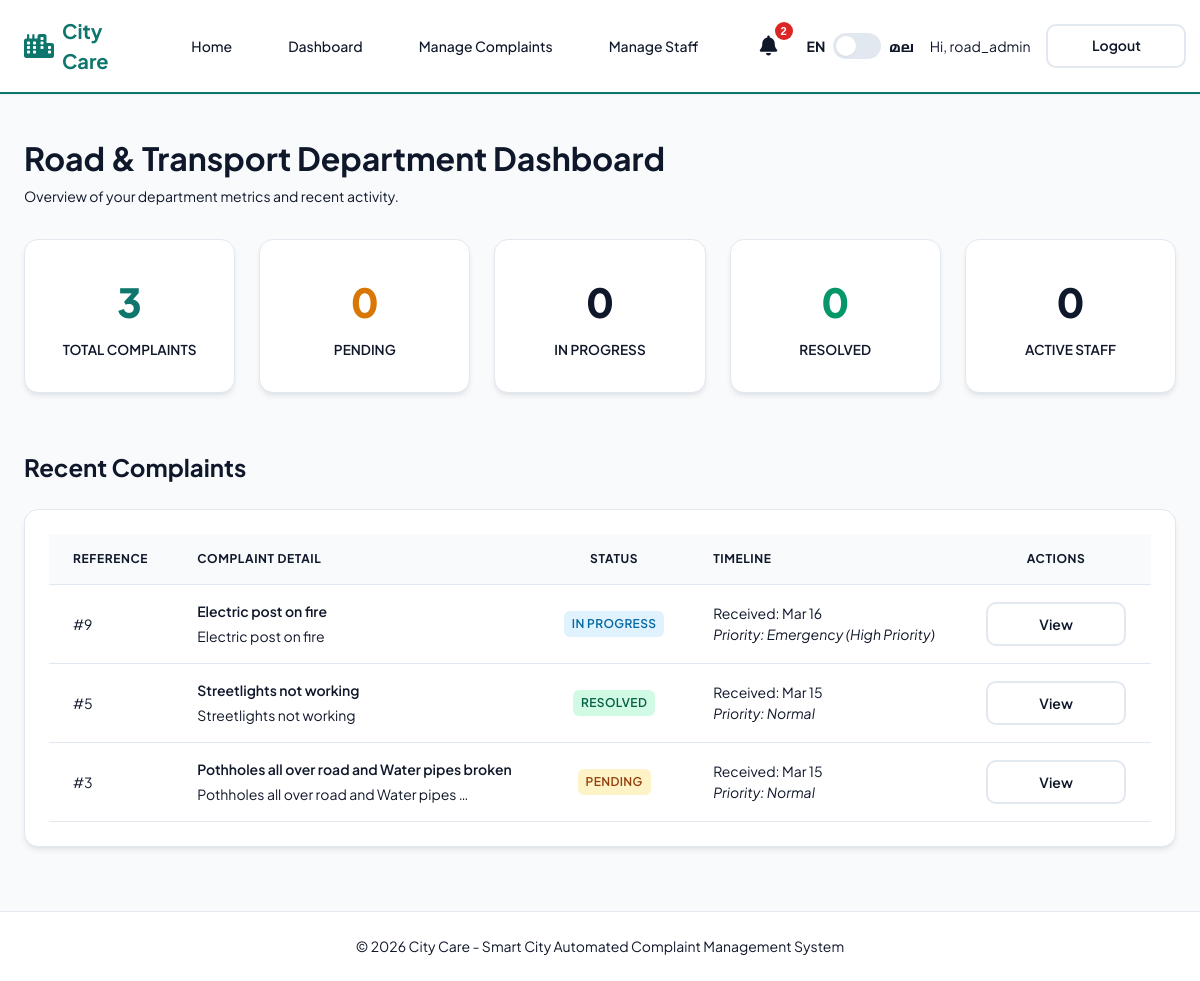
Before: /department/dashboard/ (signed in) with the older database file.
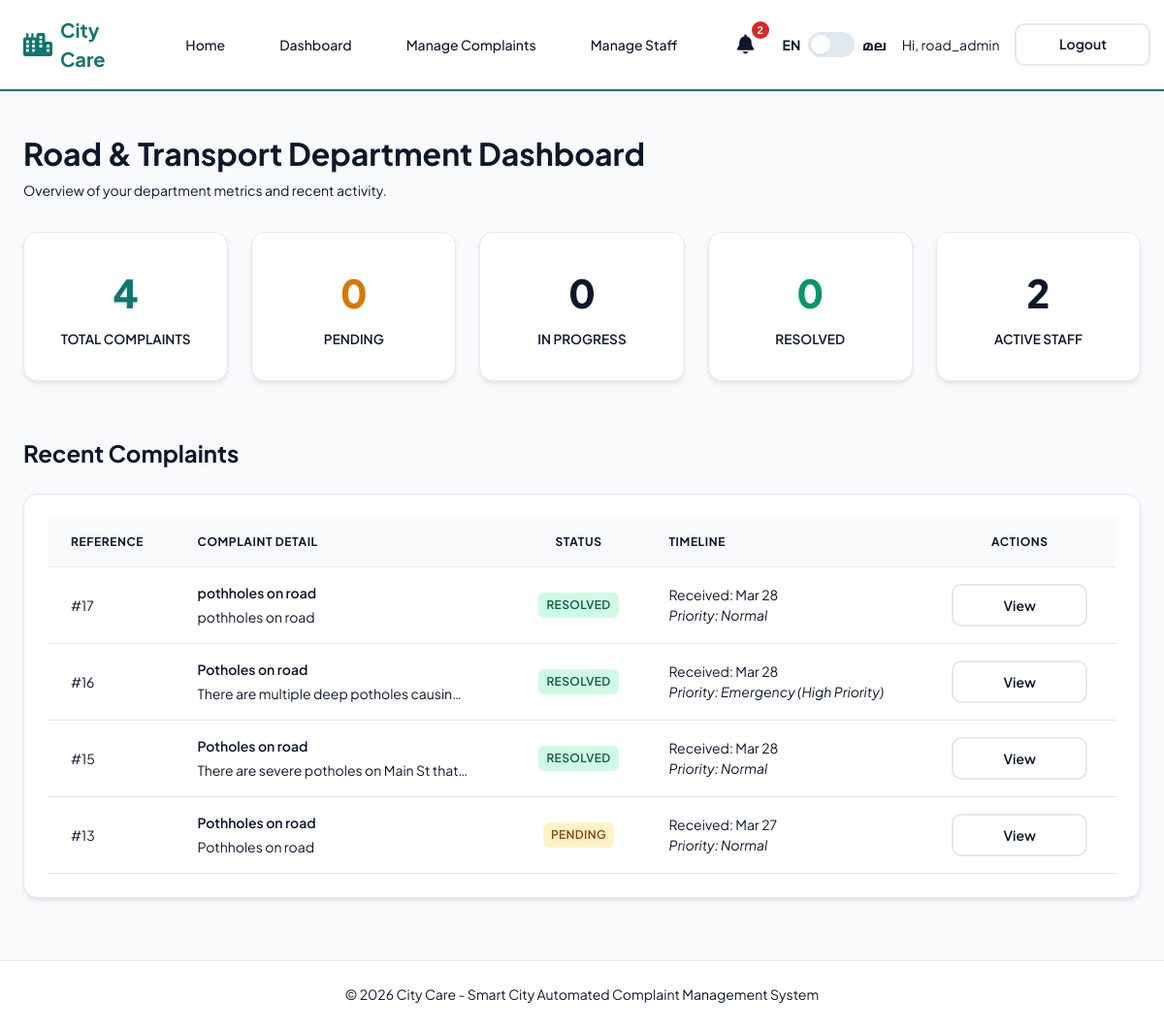
After: the same page with the newer database file.
### accounts/models.py (models this page shows, shortened)
class User(AbstractUser):
    is_citizen = models.BooleanField(default=False)
    is_department_admin = models.BooleanField(default=False)
    phone_number = models.CharField(max_length=15, blank=True, null=True)
    department = models.ForeignKey('complaints.Department', on_delete=models.SET_NULL, null=True, blank=True)

### complaints/models.py (models this page shows, shortened)
class Department(models.Model):
    name = models.CharField(_("name"), max_length=100, unique=True)
    description = models.TextField(_("description"), blank=True)
    authority_name = models.CharField(_("authority name"), max_length=150, blank=True, null=True)
    authority_phone = models.CharField(_("authority phone"), max_length=15, blank=True, null=True)
    authority_email = models.EmailField(_("authority email"), blank=True, null=True)
    authority_designation = models.CharField(_("authority designation"), max_length=150, blank=True, null=True)
    higher_authority_name = models.CharField(_("higher authority name"), max_length=150, blank=True, null=True)
    higher_authority_phone = models.CharField(_("higher authority phone"), max_length=15, blank=True, null=True)
    higher_authority_email = models.EmailField(_("higher authority email"), blank=True, null=True)
    higher_authority_designation = models.CharField(_("higher authority designation"), max_length=150, blank=True, null=True)
    higher_authority_contact = models.TextField(_("higher authority contact"), help_text=_("Contact info for higher authority if complaint is overdue"), blank=True, null=True)

class Complaint(models.Model):
    PRIORITY_CHOICES = [
        ('Normal', _('Normal')),
        ('Emergency', _('Emergency (High Priority)')),
    ]
    STATUS_CHOICES = [
        ('Pending', _('Pending')),
        ('In Progress', _('In Progress')),
        ('Resolved', _('Resolved')),
        ('Escalated', _('Escalated')),
    ]
    user = models.ForeignKey(settings.AUTH_USER_MODEL, on_delete=models.CASCADE, verbose_name=_("user"))
    title = models.CharField(_("title"), max_length=200)
    description = models.TextField(_("description"))
    location = models.CharField(_("location"), max_length=255)
    latitude = models.DecimalField(_("latitude"), max_digits=9, decimal_places=6, null=True, blank=True)
    longitude = models.DecimalField(_("longitude"), max_digits=9, decimal_places=6, null=True, blank=True)
    image = models.ImageField(_("image"), upload_to='complaints/', blank=True, null=True)
    departments = models.ManyToManyField(Department, blank=True, verbose_name=_("departments"))
    assigned_staff = models.ForeignKey(DepartmentStaff, on_delete=models.SET_NULL, null=True, blank=True, related_name='assigned_complaints', verbose_name=_("assigned staff"))
    priority = models.CharField(_("priority"), max_length=20, choices=PRIORITY_CHOICES, default='Normal')
    status = models.CharField(_("status"), max_length=20, choices=STATUS_CHOICES, default='Pending')
    staff_remarks = models.TextField(_("staff remarks"), blank=True, default='')
    is_escalated = models.BooleanField(_("is escalated"), default=False)
    created_at = models.DateTimeField(_("created at"), auto_now_add=True)
    updated_at = models.DateTimeField(_("updated at"), auto_now=True)

### complaints/views.py (the view)
# urls.py: path('department/dashboard/', views.department_dashboard, name='department_dashboard'),
@login_required
def department_dashboard(request):
    if not request.user.is_department_admin:
        return HttpResponseForbidden(_("You are not authorized to access this page."))
    dept = request.user.department
    if not dept:
        return render(request, 'complaints/department_dashboard.html', {'error': _('No department assigned.')})
    base_token = (dept.name or "").split()[0]
    related_depts = Department.objects.filter(name__icontains=base_token)
    complaints = Complaint.objects.filter(departments__in=related_depts).distinct()
    staff_count = DepartmentStaff.objects.filter(department__in=related_depts).count()
    context = {
        'department': dept,
        'total_complaints': complaints.count(),
        'pending': complaints.filter(status='pending').count(),
        'in_progress': complaints.filter(status='in_progress').count(),
        'resolved': complaints.filter(status='resolved').count(),
        'staff_count': staff_count,
        'recent_complaints': complaints.order_by('-created_at')[:5],
    }
    return render(request, 'complaints/department_dashboard.html', context)

### complaints/context_processors.py (called while the page is built)
def notifications(request):
    if request.user.is_authenticated:
        unread_count = request.user.notifications.filter(is_read=False).count()
        recent_notifications = request.user.notifications.all()[:5]
        return {
            'unread_notifications_count': unread_count,
            'recent_notifications': recent_notifications,
            'is_staff_user': hasattr(request.user, 'departmentstaff')
        }
    return {}

### templates/complaints/department_dashboard.html
{% extends 'base.html' %}
{% load i18n %}
{% block content %}
<div class="page-header mb-5">
    <div>
        <h1 class="page-header__title">{% if department %}{{ department.name }} {% trans 'Dashboard' %}{% else %}{% trans 'Department Dashboard' %}{% endif %}</h1>
        <p class="page-header__subtitle">{% trans 'Overview of your department metrics and recent activity.' %}</p>
    </div>
</div>
{% if error %}
<div class="card card--elevated mb-5" style="border-left: 4px solid var(--danger); padding: var(--space-3);">
    <p class="text-danger" style="margin: 0; font-weight: 600;">{{ error }}</p>
</div>
{% else %}
<div style="display: grid; grid-template-columns: repeat(auto-fit, minmax(200px, 1fr)); gap: 1.5rem; margin-bottom: 2rem;">
    <div class="card card--elevated" style="text-align: center; padding: 2rem;">
        <div style="font-size: 2.5rem; font-weight: 800; color: var(--primary);">{{ total_complaints }}</div>
        <div class="text-muted" style="font-weight: 600; margin-top: 0.5rem; text-transform: uppercase; font-size: 0.85rem;">{% trans 'Total Complaints' %}</div>
    </div>
    <div class="card card--elevated" style="text-align: center; padding: 2rem;">
        <div style="font-size: 2.5rem; font-weight: 800; color: var(--warning);">{{ pending }}</div>
        <div class="text-muted" style="font-weight: 600; margin-top: 0.5rem; text-transform: uppercase; font-size: 0.85rem;">{% trans 'Pending' %}</div>
    </div>
    <div class="card card--elevated" style="text-align: center; padding: 2rem;">
        <div style="font-size: 2.5rem; font-weight: 800; color: var(--info);">{{ in_progress }}</div>
        <div class="text-muted" style="font-weight: 600; margin-top: 0.5rem; text-transform: uppercase; font-size: 0.85rem;">{% trans 'In Progress' %}</div>
    </div>
    <div class="card card--elevated" style="text-align: center; padding: 2rem;">
        <div style="font-size: 2.5rem; font-weight: 800; color: var(--success);">{{ resolved }}</div>
        <div class="text-muted" style="font-weight: 600; margin-top: 0.5rem; text-transform: uppercase; font-size: 0.85rem;">{% trans 'Resolved' %}</div>
    </div>
    <div class="card card--elevated" style="text-align: center; padding: 2rem;">
        <div style="font-size: 2.5rem; font-weight: 800; color: var(--text);">{{ staff_count }}</div>
        <div class="text-muted" style="font-weight: 600; margin-top: 0.5rem; text-transform: uppercase; font-size: 0.85rem;">{% trans 'Active Staff' %}</div>
    </div>
</div>
<h2 class="mb-4" style="font-size: 1.5rem;">{% trans 'Recent Complaints' %}</h2>
<div class="card card--elevated">
    <div class="table-wrapper">
        <table>
            <thead>
                <tr>
                    <th>{% trans 'Reference' %}</th>
                    <th>{% trans 'Complaint Detail' %}</th>
                    <th style="text-align: center;">{% trans 'Status' %}</th>
                    <th>{% trans 'Timeline' %}</th>
                    <th style="text-align: center;">{% trans 'Actions' %}</th>
                </tr>
            </thead>
            <tbody>
                {% for c in recent_complaints %}
                <tr>
                    <td data-label="{% trans 'Reference' %}">#{{ c.pk }}</td>
                    <td data-label="{% trans 'Complaint Detail' %}">
                        <div style="font-weight: 600; margin-bottom: 0.25rem;">{{ c.title }}</div>
                        <div class="small text-muted" style="white-space: nowrap; overflow: hidden; text-overflow: ellipsis; max-width: 280px;">{{ c.description }}</div>
                    </td>
                    <td data-label="{% trans 'Status' %}" style="text-align: center;">
                        {% if c.status == 'Resolved' or c.status == 'Completed' %}
                            <span class="badge badge-success">{{ c.status }}</span>
                        {% elif c.status == 'In Progress' %}
                            <span class="badge badge-progress">{% trans 'In Progress' %}</span>
                        {% elif c.status == 'Needs Review' %}
                            <span class="badge badge-pending">{% trans 'Needs Review' %}</span>
                        {% else %}
                            <span class="badge badge-pending">{{ c.status }}</span>
                        {% endif %}
                    </td>
                    <td data-label="{% trans 'Timeline' %}">
                        <div>{% trans 'Received' %}: {{ c.created_at|date:"M d" }}</div>
                        <div class="small text-muted" style="font-style: italic;">{% trans 'Priority' %}: {{ c.get_priority_display }}</div>
                    </td>
                    <td data-label="{% trans 'Actions' %}" style="text-align: center;">
                        <a href="{% url 'complaint_detail' c.pk %}" class="btn btn-secondary">{% trans 'View' %}</a>
                    </td>
                </tr>
                {% empty %}
                <tr>
                    <td colspan="5" class="text-center text-muted" style="padding: var(--space-8);">{% trans 'No complaints found.' %}</td>
                </tr>
                {% endfor %}
            </tbody>
        </table>
    </div>
</div>
{% endif %}
{% endblock %}

### templates/base.html (shortened to what this page needs)
{% load static i18n %}
<!DOCTYPE html>
<html lang="{{ LANGUAGE_CODE|default:'en' }}">
<head>
    <link rel="stylesheet" href="https://cdnjs.cloudflare.com/ajax/libs/font-awesome/6.4.0/css/all.min.css">
    <link rel="stylesheet" href="{% static 'css/style.css' %}">
</head>
<body>
    <header class="header">
        <div class="container">
            <a href="{% url 'home' %}" class="logo-link"><i class="fa-solid fa-city"></i><span>{% trans 'City Care' %}</span></a>
            <nav class="nav-desktop">
                <div class="nav-links">
                    {% if user.is_authenticated %}
                        {% if user.is_superuser %}
                            <a href="{% url 'home' %}" class="nav-link">{% trans 'Home' %}</a>
                            <a href="{% url 'admin_dashboard' %}" class="nav-link">{% trans 'Dashboard' %}</a>
                        {% elif user.is_department_admin %}
                            <a href="{% url 'home' %}" class="nav-link">{% trans 'Home' %}</a>
                            <a href="{% url 'department_dashboard' %}" class="nav-link">{% trans 'Dashboard' %}</a>
                        {% elif is_staff_user %}
                            <a href="{% url 'staff_dashboard' %}" class="nav-link">{% trans 'Home' %}</a>
                        {% else %}
                            <a href="{% url 'home' %}" class="nav-link">{% trans 'Home' %}</a>
                        {% endif %}
                    {% else %}
                        <a href="{% url 'home' %}" class="nav-link">{% trans 'Home' %}</a>
                    {% endif %}
                    {% if user.is_authenticated %}
                        {% if user.is_citizen %}
                            <a href="{% url 'submit_complaint' %}" class="nav-link">{% trans 'Submit Complaint' %}</a>
                            <a href="{% url 'my_complaints' %}" class="nav-link">{% trans 'My Complaints' %}</a>
                        {% elif user.is_department_admin %}
                            <a href="{% url 'department_complaints' %}" class="nav-link">{% trans 'Manage Complaints' %}</a>
                            <a href="{% url 'dept_manage_staff' %}" class="nav-link">{% trans 'Manage Staff' %}</a>
                        {% elif user.is_superuser %}
                        {% elif is_staff_user %}
                            <a href="{% url 'staff_dashboard' %}" class="nav-link">{% trans 'My Assignments' %}</a>
                        {% endif %}
                    {% endif %}
                </div>
                <div class="nav-actions">
                    {% if user.is_authenticated %}
                        <div class="notifications-wrap">
                            <button type="button" class="notifications-trigger" id="notifications-trigger" aria-label="{% trans 'Notifications' %}" aria-expanded="false" aria-haspopup="true">
                                <i class="fa-solid fa-bell"></i>
                                {% if unread_notifications_count %}
                                <span class="notifications-badge">{{ unread_notifications_count }}</span>
                                {% endif %}
                            </button>
                        </div>
                    {% endif %}
                    <form action="{% url 'set_language' %}" method="post" id="lang-form" style="margin: 0; display: flex; align-items: center;">
                        <div class="lang-switch-wrapper">
                            <span class="small text-muted" style="font-weight: 700;">EN</span>
                            <label class="lang-switch" title="{% trans 'Switch Language' %}">
                                {% get_current_language as CURRENT_LANG %}
                                <span class="lang-slider"></span>
                            </label>
                            <span class="small text-muted" style="font-weight: 700;">മല</span>
                        </div>
                    </form>
                    {% if user.is_authenticated %}
                        <span class="small text-muted">{% trans 'Hi' %}, {{ user.username }}</span>
                        <form action="{% url 'logout' %}" method="post" style="margin: 0;">
                            <button type="submit" class="btn btn-secondary">{% trans 'Logout' %}</button>
                        </form>
                    {% else %}
                        <a href="{% url 'login' %}" class="nav-link">{% trans 'Login' %}</a>
                        <a href="{% url 'register' %}" class="btn btn-primary">{% trans 'Register' %}</a>
                    {% endif %}
                </div>
            </nav>
        </div>
                            {% get_current_language as CURRENT_LANG %}
    </header>
    <main>
        <div class="container">
            {% block content %}
            {% endblock %}
        </div>
    </main>
    <footer class="footer">
        <div class="container text-center">
            <p class="small text-muted">&copy; 2026 {% trans 'City Care - Smart City Automated Complaint Management System' %}</p>
        </div>
    </footer>
</body>
</html>

Changed rows visible on the page:
removed Complaint: pk "9", title "Electric post on fire", description "Electric post on fire", created_at "Mar 16", priority "Emergency (High Priority)"
removed Complaint: pk "5", title "Streetlights not working", description "Streetlights not working", status "RESOLVED", created_at "Mar 15", priority "Normal"
removed Complaint: pk "3", title "Pothholes all over road and Water pipes broken", description "Pothholes all over road and Water pipes…", status "PENDING", created_at "Mar 15", priority "Normal"
added Complaint: pk "17", title "pothholes on road", description "pothholes on road", status "RESOLVED", created_at "Mar 28", priority "Normal"
added Complaint: pk "16", title "Potholes on road", description "There are multiple deep potholes causin…", status "RESOLVED", created_at "Mar 28", priority "Emergency (High Priority)"
added Complaint: pk "15", title "Potholes on road", description "There are severe potholes on Main St that…", status "RESOLVED", created_at "Mar 28", priority "Normal"
added Complaint: pk "13", title "Pothholes on road", description "Pothholes on road", status "PENDING", created_at "Mar 27", priority "Normal"
Other visible differences:
{{ total_complaints }}: "3" → "4"
{{ staff_count }}: "0" → "2"
